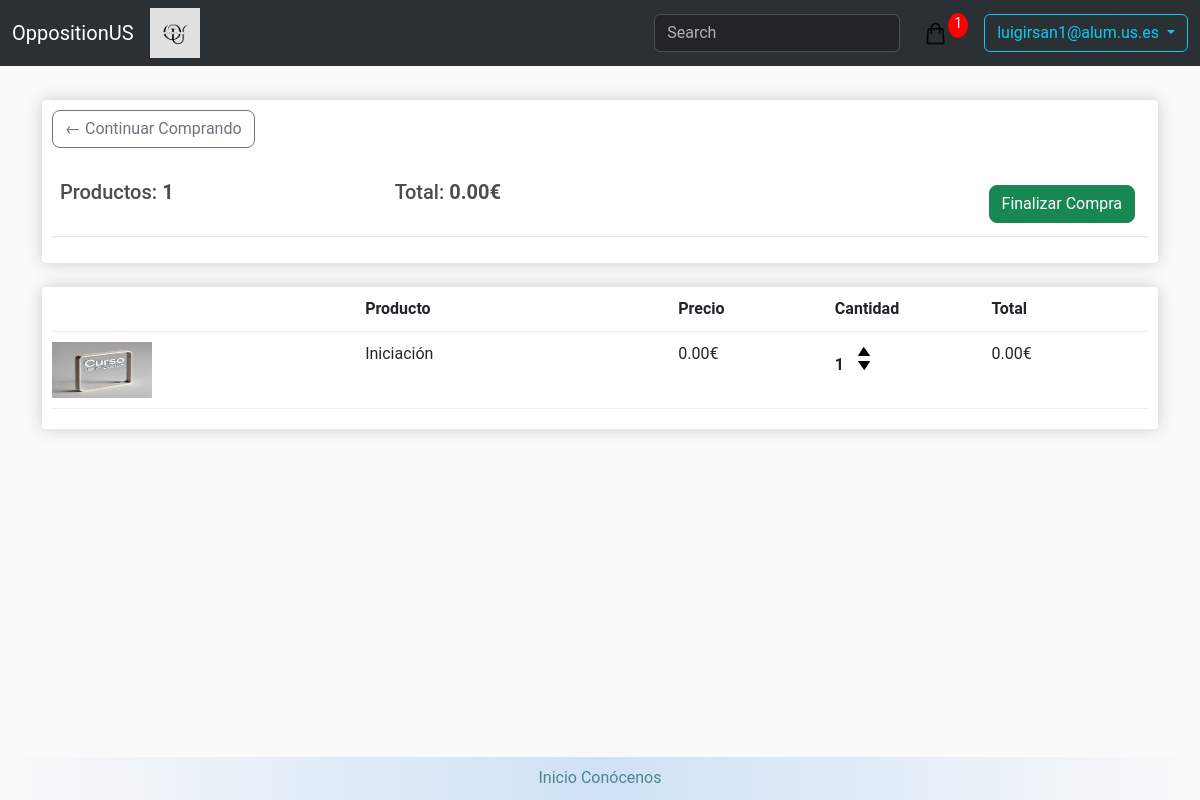
The page /cart/ (signed in) on the database its author committed.
### store/models.py (models this page shows, shortened)
class OppositionUser(AbstractBaseUser, PermissionsMixin):
    email = models.EmailField(verbose_name='email', max_length=60, unique=True)
    date_joined = models.DateTimeField(verbose_name='date joined', auto_now_add=True)
    last_login = models.DateTimeField(verbose_name='last login', auto_now=True)
    is_admin = models.BooleanField(default=False)
    is_active = models.BooleanField(default=True)
    is_staff = models.BooleanField(default=False)
    is_superuser = models.BooleanField(default=False)
    USERNAME_FIELD = 'email'
    REQUIRED_FIELDS = []
    objects = OppositionUserManager()
    def __str__(self):
        return self.email
    class Meta:
        verbose_name = 'User'
        verbose_name_plural = 'Users'
        ordering = ['-date_joined']

class Order(models.Model):
    customer = models.ForeignKey(Customer, null=True, on_delete = models.SET_NULL)
    date_ordered = models.DateTimeField(auto_now_add=True)
    status = models.ForeignKey(Status, null=False, on_delete =models.CASCADE)
    tracking_id=models.CharField(max_length=200 , null=True, unique=True, blank=False)
    fast_delivery = models.BooleanField(default=False, null=True, blank=False)
    shipping_address = models.ForeignKey('ShippingAddress', null=True, on_delete = models.SET_NULL)
    @property
    def get_cart_items(self):
        orderitems = self.orderitem_set.all()
        return sum([item.quantity for item in orderitems])
    @property
    def get_cart_total(self):
        orderitems = self.orderitem_set.all()
        return sum([item.get_total for item in orderitems]) + (5 if self.fast_delivery else 0)

class OrderItem(models.Model):
    course = models.ForeignKey(Course, null=True, on_delete=models.SET_NULL)
    order = models.ForeignKey(Order, null=True, on_delete = models.SET_NULL)
    quantity = models.IntegerField(default=0, null=True, blank=True, validators=[MinValueValidator(0)])
    date_added = models.DateTimeField(auto_now_add=True)
    @property
    def get_total(self):
        return self.course.price * self.quantity

class Course(models.Model):
    name = models.CharField(max_length=200, null=False, blank=False)
    image = models.ImageField(upload_to='courses')
    price = models.DecimalField(max_digits=7, decimal_places=2, null=False, blank=False, validators=[MinValueValidator(0)])
    details = models.CharField(max_length=200, null=True, blank=True)
    city = models.CharField(max_length=200, null=False, blank=False)
    course_type = models.ForeignKey(CourseType, null=True, on_delete=models.SET_NULL)
    capacity = models.IntegerField(null=False, blank=False, validators=[MinValueValidator(0)])
    is_available = models.BooleanField(default=True)
    start_date = models.DateField(null=False, blank=False)
    end_date = models.DateField(null=False, blank=False)
    class Meta:
        verbose_name = 'Course'
        verbose_name_plural = 'Courses'
        ordering = ['name']

### store/views.py (the view)
# urls.py: path('cart/', views.cart, name='cart'),
def cart(request):
    cart = cartData(request)
    context = {'items': cart['items'], 'order': cart['order'], 'cartItems': cart['cartItems']}
    return render(request, 'store/cart.html', context)

### store/utils.py (called while the page is built)
def cartData(request):
    if request.user.is_authenticated:
        customer = request.user.customer
        order, created = Order.objects.get_or_create(customer = customer, status=Status.objects.get(name='No realizado'))
        cartItems = order.get_cart_items
        items = order.orderitem_set.all()
    else:
        cookieData = cookieCart(request)
        cartItems = cookieData['cartItems']
        order = cookieData['order']
        items = cookieData['items']
    return {'cartItems': cartItems, 'order': order, 'items': items}

### store/templates/store/cart.html (shortened to what this page needs)
{% extends 'store/main.html' %}
{% load static %}
{% block content %}
<div class="row">
	<div class="col-lg-12">
		<div class="box-element">
            <a class="btn btn-outline-secondary rounded-3" href="{% url 'store' %}">&#x2190; Continuar Comprando</a>
            <br>
            <br>
            <table class="table">
                <tr>
                    <th><h5>Productos: <strong>{{order.get_cart_items}}</strong></h5></th>
                    <th><h5>Total:<strong> {{order.get_cart_total|floatformat:2}}€</strong></h5></th>
                    <th>
                        <a  style="float:right; margin:5px;" class="btn btn-success rounded-3" href="{% url 'checkout' %}">Finalizar Compra</a>
                    </th>
                </tr>
            </table>
		</div>
		<br>
        {% if items %}
		<div class="box-element">
            <div class="cart-row">
                <div style="flex:2"></div>
                <div style="flex:2"><strong>Producto</strong></div>
                <div style="flex:1"><strong>Precio</strong></div>
                <div style="flex:1"><strong>Cantidad</strong></div>
                <div style="flex:1"><strong>Total</strong></div>
            </div>
            {% for item in items %}
                {% if item.name %}
                    <div class="cart-row">
                        <div style="flex:2">
                            {% if item.img %}
                            <img class="row-image" src="{{ item.img }}">
                            {% else %}
                            <img class="row-image" src="{% static  'images/placeholder.png' %}">
                            {% endif %}
                        </div>
                        <div style="flex:2"><p>{{ item.name }}</p></div>
                        <div style="flex:1"><p>{{item.price|floatformat:2}}€</p></div>
                        <div style="flex:1">
                            <p class="quantity">{{item.quantity}}</p>
                            <div class="quantity">
                                <img data-course="{{item.id}}"
                                class="chg-quantity update-cart"
                                data-action="add" data-quantity="1" src="{% static  'images/arrow-up.png' %}">
                                <img data-course="{{item.id}}" data-action="remove"
                                class="chg-quantity update-cart" src="{% static  'images/arrow-down.png' %}">
                            </div>
                        </div>
                        <div style="flex:1"><p>{{item.get_total|floatformat:2}}€</p></div>
                    </div>
                {% else %}
                    <div class="cart-row">
                        <div style="flex:2">
                            {% if item.course.image %}
                            <img class="row-image" src="{{ item.course.image.url }}">
                            {% else %}
                            <img class="row-image" src="{% static  'images/placeholder.png' %}">
                            {% endif %}
                        </div>
                        <div style="flex:2"><p>{{ item.course.name }}</p></div>
                        <div style="flex:1"><p>{{item.course.price|floatformat:2}}€</p></div>
                        <div style="flex:1">
                            <p class="quantity">{{item.quantity}}</p>
                            <div class="quantity">
                                <img data-course="{{item.course.id}}"
                                class="chg-quantity update-cart"
                                data-action="add" data-quantity="1" src="{% static  'images/arrow-up.png' %}">
                                <img data-course="{{item.course.id}}"
                                class="chg-quantity update-cart"
                                data-action="remove" src="{% static  'images/arrow-down.png' %}">
                            </div>
                        </div>
                        <div style="flex:1"><p>{{item.get_total|floatformat:2}}€</p></div>
                    </div>
                {% endif %}
            {% endfor %}
		</div>
        {% endif %}
	</div>
</div>
{% endblock content %}

### store/templates/store/main.html (shortened to what this page needs)
<!DOCTYPE html>
{% load static %}
<html>
    <head>
        <link rel="stylesheet" type="text/css" href="{% static 'css/main.css' %}">
        <link href="https://cdn.jsdelivr.net/npm/bootstrap@5.3.2/dist/css/bootstrap.min.css" rel="stylesheet">
        <link rel="stylesheet" type="text/css" href="{% static 'css/main.css' %}">
    </head>
     <body>
        <nav class="navbar navbar-expand-lg bg-primary bg-body-tertiary" data-bs-theme="dark">
          <div class="container-fluid">
            <a class="navbar-brand" href="{% url 'store' %}">OppositionUS</a>
            <img src="{% static 'images/OppositionUS.png' %}" alt="Logo de la empresa" style="height: 50px; margin-right: 10px;">
            <div class="collapse navbar-collapse" id="navbarSupportedContent">
              <form class="d-flex" action="/" method="get" role="search">
                <input class="form-control me-2" type="search" placeholder="Search" aria-label="Search" name="q">
              </form>
              <a href="{% url 'cart' %}">
                  <img id="cart-icon" src="{% static 'images/cart.png' %}">
              </a>
              <p id="cart-total">{{ cartItems }}</p>
              {% if not user.is_authenticated %}
                  <a href="{% url 'login' %}"class="btn btn-warning ms-lg-3 rounded-2">Iniciar Sesión</a>
              {% else %}
                  <div class="dropdown">
                      <button class="btn btn-outline-info dropdown-toggle ms-lg-3 rounded-2" type="button" id="dropdownMenuButton" data-bs-toggle="dropdown" aria-expanded="false">
                          {{user.email}}
                      </button>
                  </div>
              {% endif %}
            </div>
          </div>
        </nav>
        <main class="flex-shrink-0">
          <div class="container">
                <br>
                {% block content %}
                {% endblock content %}
          </div>
        </main>
        <footer>
            <a href="/">Inicio</a>
            <a href="/about">Conócenos</a>
        </footer>
    </body>
</html>

### static/css/main.css (style rules this page uses)
body { background-color: hsl(0, 0%, 98%); font-family: 'Roboto', 'Helvetica Neue', Arial, sans-serif; display: flex; flex-direction: column; min-height: 100vh; }
h1,h2,h3,h4,h5,h6 { color:hsl(0, 0%, 30%); }
.box-element { box-shadow:hsl(0, 0%, 80%) 0 0 16px; background-color: #fff; border-radius: 4px; padding: 10px; }
#cart-icon { width:25px; display: inline-block; margin-left: 15px; }
#cart-total { display: block; text-align: center; color:#fff; background-color: red; width: 20px; height: 25px; border-radius: 50%; font-size: 14px; }
.col-lg-4, .col-lg-6, .col-lg-8, .col-lg-12 { margin-top: 10px; }
.btn { border-radius: 0; }
.row-image { width: 100px; height: 56px; }
.cart-row { display: flex; align-items: flex-stretch; padding-bottom: 10px; margin-bottom: 10px; border-bottom: 1px solid #ececec; }
.quantity { display: inline-block; font-weight: 700; padding-right:10px; }
.chg-quantity { width: 12px; cursor: pointer; display: block; margin-top: 5px; transition:.1s; }
main { padding-bottom: 100px; }
footer { position: fixed; left: 0; bottom: 0; width: 100%; background: rgb(255,255,255); background: linear-gradient(90deg, rgba(255,255,255,0) 0%, rgba(197,220,245,0.8225490879945728) 50%, rgba(255,255,255,0) 100%); color: white; text-align: center; margin-top: auto; padding: 0.6em; }
footer a { color: #4f868c; text-decoration: none; }
.form-control { width: 100%; }

### rows shown on the page
OppositionUser: email "luigirsan1@alum.us.es"
Order: get_cart_items "1", get_cart_total "0.00"
OrderItem: course.image (picture), course.name "Iniciación", course.price "0.00", quantity "1", get_total "0.00"

### other values the page prints
{{ cartItems }} "1"
